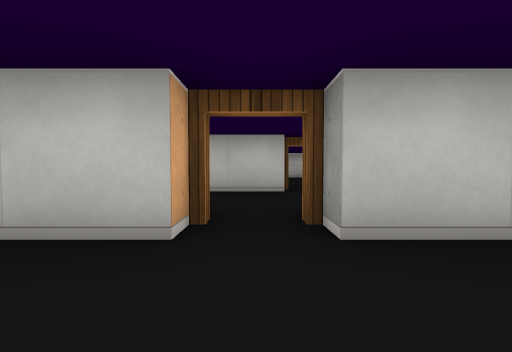
View 1 (above)

18 first-person views from a walk through a cub3D ray-caster map. The camera is about half as high as the walls, tilts 2° down and sees 90° across. The floor is counted in squares. Each view is taken from the middle of a square. On the plan, view 1 faces up. The plan holds only what a view shows up to about 9 squares ahead; the rest is blank.

View 2
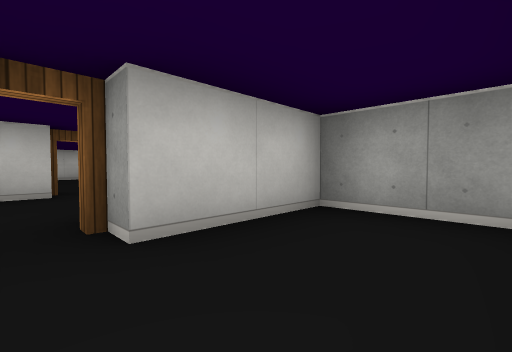

View 3
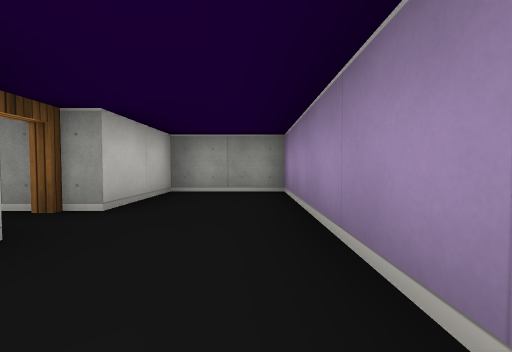

View 4
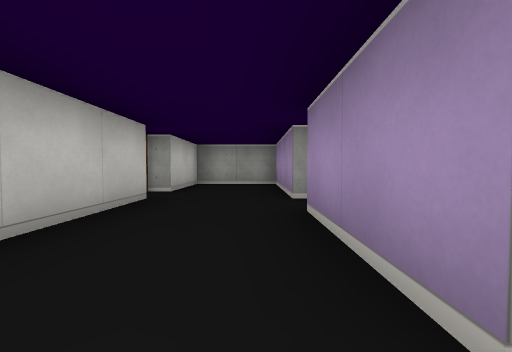

View 5
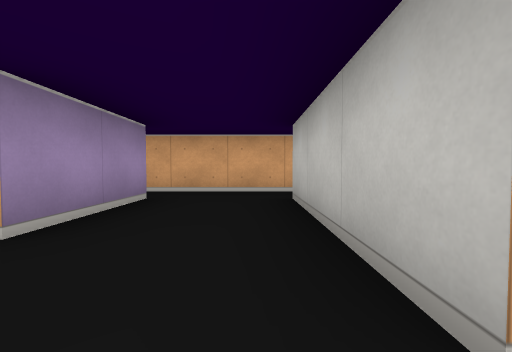

View 6
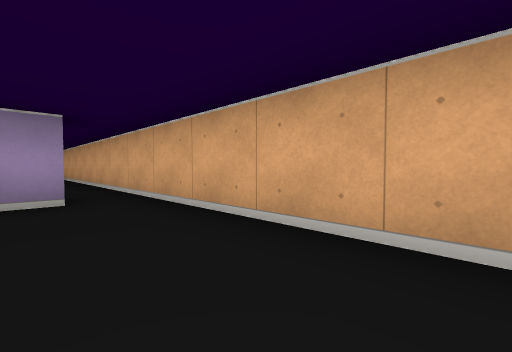

View 7
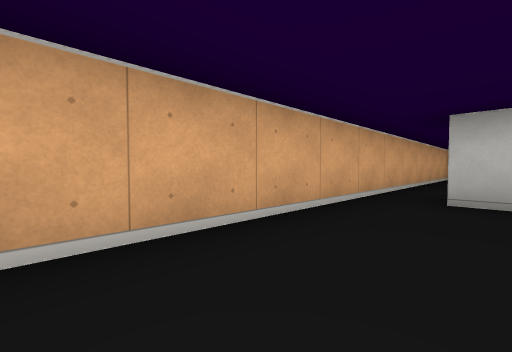

View 8
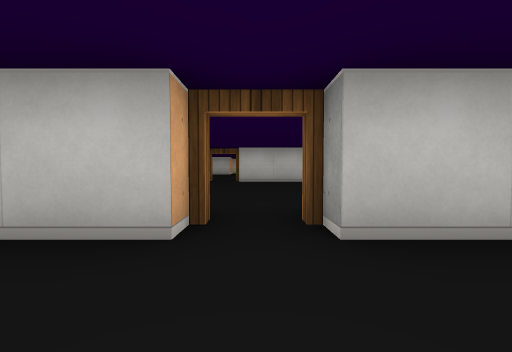

View 9
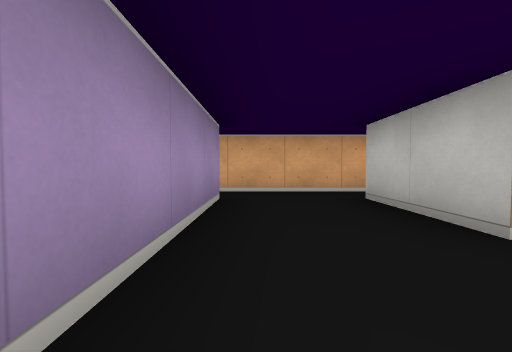

View 10
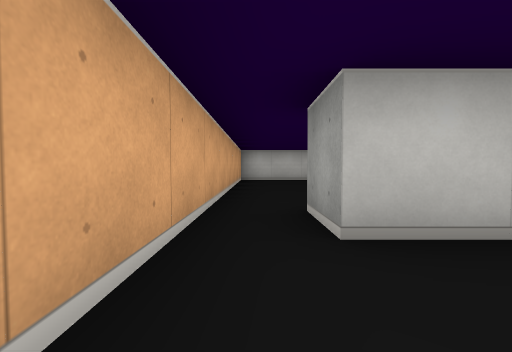

View 11
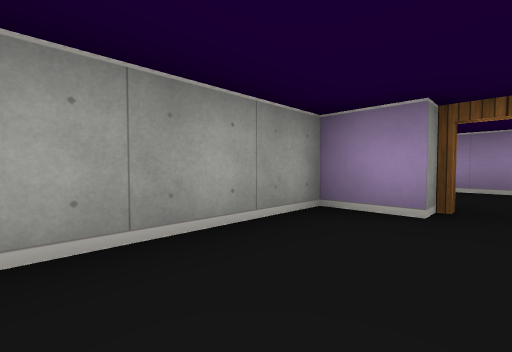

View 12
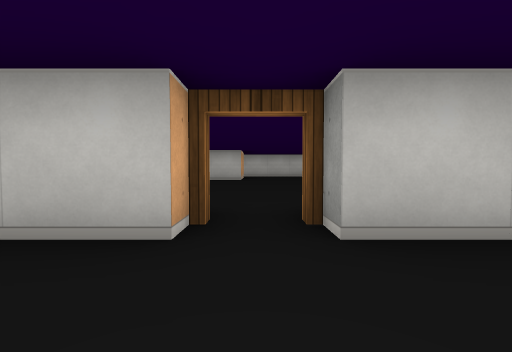

View 13
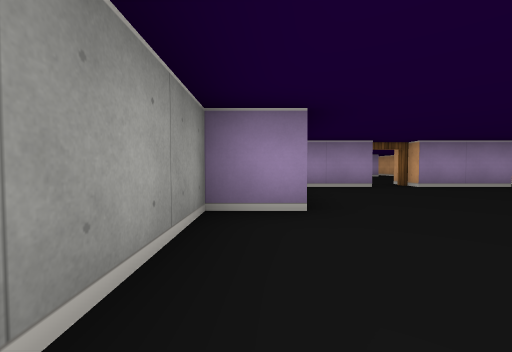

View 14
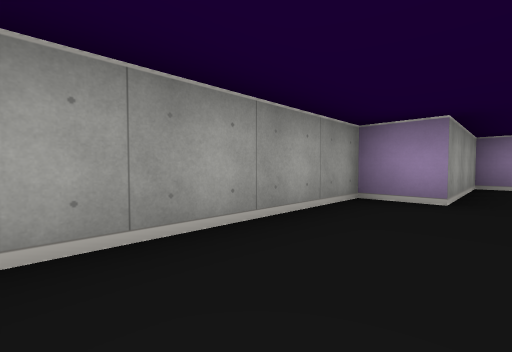

View 15
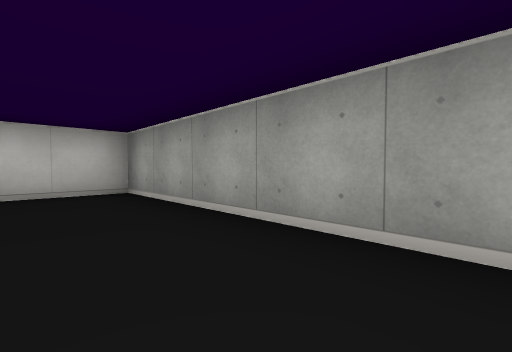

View 16
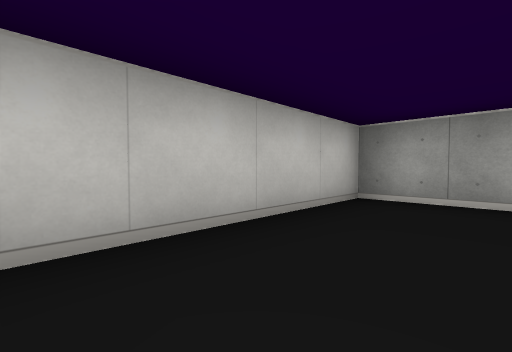

View 17
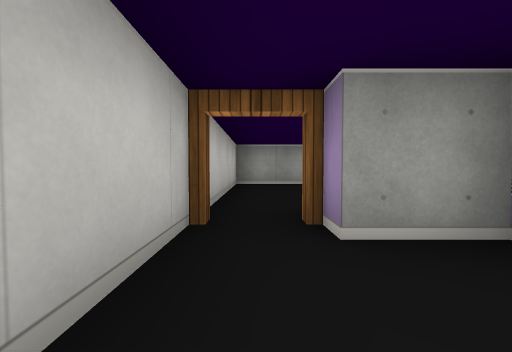

View 18
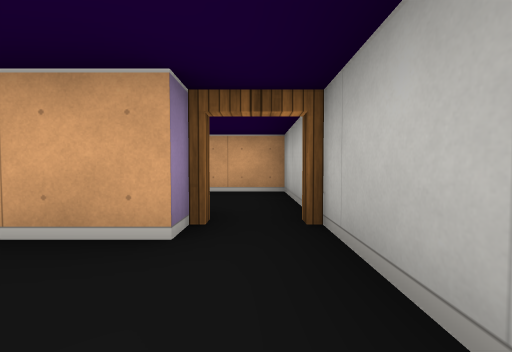

### Floor plan
Points are (right, up) in squares from view 1. A wall is a line through its corners. A room is listed if a view was taken in it or the views show most of it. See-through windows are left out.
Room 1 (views 1, 2, 3, 9)
walls: (-0.5, 1.5) (-2.5, 1.5); (-2.5, -0.5) (2.5, -0.5) (2.5, 1.5) (0.5, 1.5); (-3.5, 2.5) (-3.5, -0.5)
ways out: opening at (-3, 2) to room 2; open door at (0, 2) to room 2; opening at (-3, -1)
Room 2 (views 4, 5, 8)
walls: (0.5, 4.5) (-2.5, 4.5); (0.5, 2.5) (3.5, 2.5) (3.5, 4.5) (1.5, 4.5); (-2.5, 2.5) (-0.5, 2.5); (-3.5, 5.5) (-3.5, 2.5)
ways out: opening at (-3, 2) to room 1; open door at (0, 2) to room 1; opening at (-3, 5) to room 3; open door at (1, 5) to room 3
Room 3 (views 6, 7, 10, 11, 12)
walls: (-0.5, 10.5) (-2.5, 10.5) (-2.5, 11.5); (1.5, 5.5) (2.5, 5.5) (2.5, 8.1); (2.4, 10.5) (0.5, 10.5); (-2.6, 5.5) (-1.9, 5.5); (-3.5, 11.5) (-3.5, 5.5)
ways out: opening at (-3, 5) to room 2; open door at (1, 5) to room 2; opening at (-3, 11) to room 4; open door at (0, 11) to room 4
Room 4 (views 13, 14, 15, 16, 18)
walls: (-0.5, 19.5) (-0.5, 17.5) (-3.5, 17.5) (-3.5, 11.5); (0.4, 11.5) (2.5, 11.5) (2.5, 14.5) (3.5, 14.5) (3.5, 20.5) (-1, 20.5); (-2.5, 11.5) (-0.5, 11.5)
ways out: opening at (-3, 11) to room 3; open door at (0, 11) to room 3; open door at (-1, 20) to room 5
Room 5 (view 17)
walls: (-1, 20.5) (-3.5, 20.5) (-3.5, 19.1); (-1.5, 18.4) (-1.5, 19.5)
ways out: open door at (-1, 20) to room 4

Where each view was taken, in squares from view 1:
view 1: 0 up, 0 right, facing up
view 2: 0 up, 0 right, facing up-right
view 3: 0 up, 2 left, facing right
view 4: 3 up, 3 left, facing right
view 5: 4 up, 1 right, facing left
view 6: 9 up, 2 left, facing down-left
view 7: 7 up, 2 left, facing up-left
view 8: 3 up, 1 right, facing up
view 9: 0 up, 1 right, facing left
view 10: 9 up, 3 left, facing up
view 11: 8 up, 1 right, facing down-right
view 12: 9 up, 0 right, facing up
view 13: 17 up, 3 right, facing down
view 14: 18 up, 2 right, facing down-right
view 15: 16 up, 2 right, facing up-right
view 16: 19 up, 0 right, facing up-right
view 17: 20 up, 3 left, facing right
view 18: 20 up, 1 right, facing left
